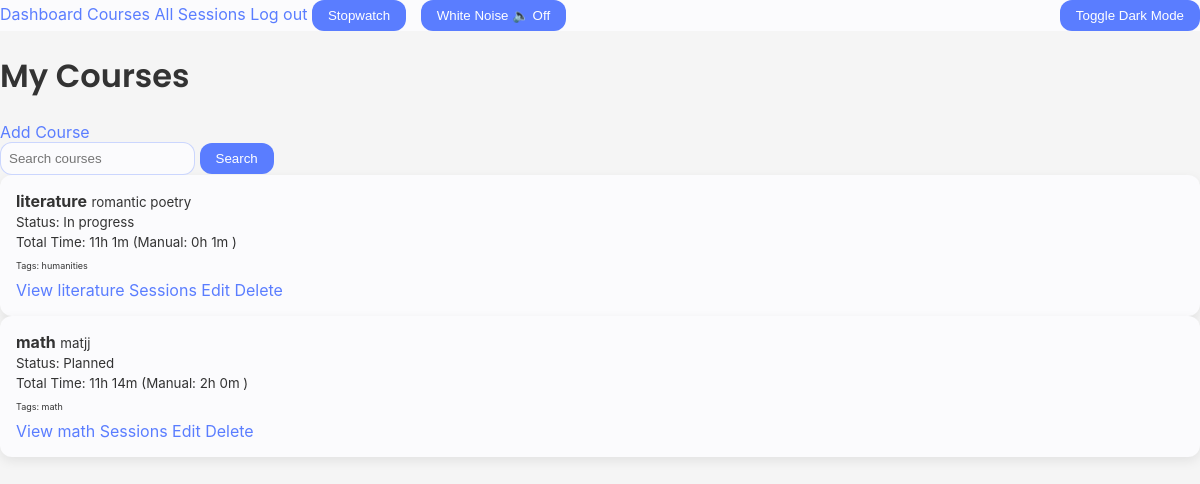
Page /courses (signed in) on the earlier database version.
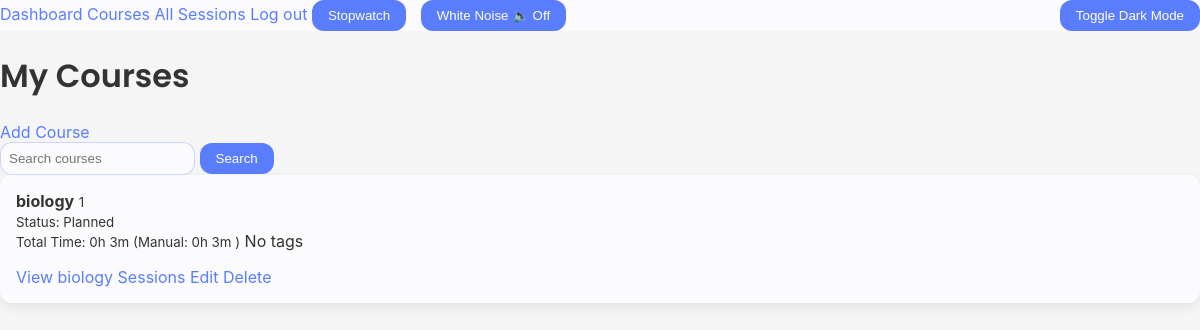
Same page on the later database version.
### models.py (models this page shows, shortened)
class Course(db.Model, UserMixin):
    id = db.Column(db.Integer, primary_key=True)
    coursename = db.Column(db.String(150),nullable=False)
    description = db.Column(db.Text, nullable=False)
    status = db.Column(db.String(20), nullable=False, default='planned')
    createdat = db.Column(db.DateTime, default=datetime.utcnow)
    manual_hours = db.Column(db.Integer, default=0)
    total_hours = db.Column(db.Integer, nullable=False, default=0)
    user_id = db.Column(db.Integer, db.ForeignKey('user.id'), nullable=False) # links the course to a user
    sess = db.relationship('Sess', backref='course', lazy=True, cascade="all, delete-orphan")
    tags = db.Column(db.String(200))

### app.py (the view)
    @app.route('/courses')
    @login_required
    def list_courses():
        query = request.args.get('q', '').strip()
        base_query = Course.query.filter_by(user_id=current_user.id)
        if query:
            base_query = base_query.filter(
                (Course.coursename.ilike(f"%{query}%")) |
                (Course.description.ilike(f"%{query}")) |
                (Course.tags.ilike(f"%{query}%"))
            )
        courses = base_query.all()
        return render_template("courses.html", courses=courses, query=query)

### templates/courses.html (shortened to what this page needs)
{% extends "base.html" %}
{% block content %}
<h1>My Courses</h1>
<a href="{{ url_for('add_course')}}" class="course-link">Add Course</a>
<div>
    <form method="GET">
        <input type="text" name="q" value="{{ query }}" placeholder="Search courses">
        <button type="submit">Search</button>
    </form>
    {% for course in courses %}
    <div class="course-card">
        <strong>{{ course.coursename }}</strong>
        <small>{{ course.description }}</small><br>
        {% set status_display = {'planned':'Planned', 'in_progress':'In progress', 'completed':'Completed'} %}
        <small>Status: {{ status_display[course.status] }}</small><br>
        <small> Total Time: {{ course.total_hours // 60 }}h {{ course.total_hours % 60 }}m </small>
        <small>(Manual: {{ course.manual_hours // 60 }}h {{ course.manual_hours % 60 }}m )</small>
        {% if course.tags %}
        <p style="font-size: xx-small;"> Tags:
            {% for tag in course.tags.split(',') %}
            {{ tag }}</span>
            {% endfor %}
            {% else %}
            <span>No tags</span>
            {% endif %}
        </p>
        <div class="actions">
            <a href="{{ url_for('list_sessions', course_id=course.id) }}" class="course-link">View {{ course.coursename
                }} Sessions</a>
            <a href="{{ url_for('edit_course', course_id=course.id )}}" class="course-link">Edit</a>
            <a href="{{ url_for('delete_course', course_id=course.id)}}" class="course-link">Delete</a>
        </div>
    </div>
    {% else %}
    <p> No Courses yet.</p>
    {% endfor %}
    {% endblock %}

Differences in the rows shown:
removed Course: coursename "literature", description "romantic poetry", status "In progress", total_hours "11", course.total_hours%60 "1", manual_hours "0", course.manual_hours%60 "1", tags "humanities"
no longer on this page (row edited): Course: coursename "math", description "matjj", status "Planned", total_hours "11", course.total_hours%60 "14", manual_hours "2", course.manual_hours%60 "0", tags "math"
added Course: coursename "biology", description "1", status "Planned", total_hours "0", course.total_hours%60 "3", manual_hours "0", course.manual_hours%60 "3", tags "No tags", shown under "My Courses"
